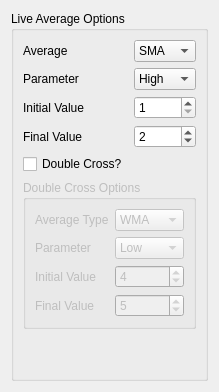
         <widget class="QWidget" name="mainAverageTab">
          <attribute name="title">
           <string>Average</string>
          </attribute>
          <layout class="QGridLayout" name="gridLayout_3">
           <item row="0" column="0">
            <widget class="QGroupBox" name="averageOptionsGroupBox">
             <property name="sizePolicy">
              <sizepolicy hsizetype="Preferred" vsizetype="Preferred">
               <horstretch>0</horstretch>
               <verstretch>0</verstretch>
              </sizepolicy>
             </property>
             <property name="title">
              <string>Live Average Options</string>
             </property>
             <layout class="QGridLayout" name="gridLayout_6">
              <item row="3" column="0">
               <widget class="QLabel" name="finalValueLabel">
                <property name="sizePolicy">
                 <sizepolicy hsizetype="Fixed" vsizetype="Preferred">
                  <horstretch>0</horstretch>
                  <verstretch>0</verstretch>
                 </sizepolicy>
                </property>
                <property name="text">
                 <string>Final Value</string>
                </property>
               </widget>
              </item>
              <item row="2" column="0">
               <widget class="QLabel" name="initialValueLabel">
                <property name="sizePolicy">
                 <sizepolicy hsizetype="Fixed" vsizetype="Preferred">
                  <horstretch>0</horstretch>
                  <verstretch>0</verstretch>
                 </sizepolicy>
                </property>
                <property name="text">
                 <string>Initial Value</string>
                </property>
               </widget>
              </item>
              <item row="1" column="0">
               <widget class="QLabel" name="parameterLabel">
                <property name="sizePolicy">
                 <sizepolicy hsizetype="Fixed" vsizetype="Preferred">
                  <horstretch>0</horstretch>
                  <verstretch>0</verstretch>
                 </sizepolicy>
                </property>
                <property name="text">
                 <string>Parameter</string>
                </property>
               </widget>
              </item>
              <item row="0" column="0">
               <widget class="QLabel" name="averageTypeLabel">
                <property name="sizePolicy">
                 <sizepolicy hsizetype="Fixed" vsizetype="Preferred">
                  <horstretch>0</horstretch>
                  <verstretch>0</verstretch>
                 </sizepolicy>
                </property>
                <property name="text">
                 <string>Average</string>
                </property>
               </widget>
              </item>
              <item row="4" column="0">
               <widget class="QCheckBox" name="doubleCrossCheckMark">
                <property name="toolTip">
                 <string>Check this if you want to use a double cross</string>
                </property>
                <property name="text">
                 <string>Double Cross?</string>
                </property>
               </widget>
              </item>
              <item row="3" column="1" colspan="2">
               <widget class="QSpinBox" name="finalValueSpinBox">
                <property name="sizePolicy">
                 <sizepolicy hsizetype="Preferred" vsizetype="Fixed">
                  <horstretch>0</horstretch>
                  <verstretch>0</verstretch>
                 </sizepolicy>
                </property>
                <property name="toolTip">
                 <string>Final value for average. For instance, SMA(1) would be 1.</string>
                </property>
                <property name="minimum">
                 <number>1</number>
                </property>
                <property name="maximum">
                 <number>500</number>
                </property>
                <property name="value">
                 <number>2</number>
                </property>
               </widget>
              </item>
              <item row="0" column="1" colspan="2">
               <widget class="QComboBox" name="averageTypeComboBox">
                <property name="sizePolicy">
                 <sizepolicy hsizetype="Preferred" vsizetype="Fixed">
                  <horstretch>0</horstretch>
                  <verstretch>0</verstretch>
                 </sizepolicy>
                </property>
                <property name="toolTip">
                 <string>Average type to use for bot trading</string>
                </property>
                <property name="duplicatesEnabled">
                 <bool>false</bool>
                </property>
                <item>
                 <property name="text">
                  <string>SMA</string>
                 </property>
                </item>
                <item>
                 <property name="text">
                  <string>EMA</string>
                 </property>
                </item>
                <item>
                 <property name="text">
                  <string>WMA</string>
                 </property>
                </item>
               </widget>
              </item>
              <item row="2" column="1" colspan="2">
               <widget class="QSpinBox" name="initialValueSpinBox">
                <property name="sizePolicy">
                 <sizepolicy hsizetype="Preferred" vsizetype="Fixed">
                  <horstretch>0</horstretch>
                  <verstretch>0</verstretch>
                 </sizepolicy>
                </property>
                <property name="toolTip">
                 <string>Initial value for average. For instance, SMA(1) would be 1.</string>
                </property>
                <property name="minimum">
                 <number>1</number>
                </property>
                <property name="maximum">
                 <number>500</number>
                </property>
               </widget>
              </item>
              <item row="1" column="1" colspan="2">
               <widget class="QComboBox" name="parameterComboBox">
                <property name="sizePolicy">
                 <sizepolicy hsizetype="Preferred" vsizetype="Fixed">
                  <horstretch>0</horstretch>
                  <verstretch>0</verstretch>
                 </sizepolicy>
                </property>
                <property name="toolTip">
                 <string>Parameter to use for bot trading</string>
                </property>
                <item>
                 <property name="text">
                  <string>High</string>
                 </property>
                </item>
                <item>
                 <property name="text">
                  <string>Low</string>
                 </property>
                </item>
                <item>
                 <property name="text">
                  <string>Open</string>
                 </property>
                </item>
                <item>
                 <property name="text">
                  <string>Close</string>
                 </property>
                </item>
               </widget>
              </item>
              <item row="5" column="0" colspan="3">
               <widget class="QGroupBox" name="doubleCrossGroupBox">
                <property name="enabled">
                 <bool>false</bool>
                </property>
                <property name="sizePolicy">
                 <sizepolicy hsizetype="Preferred" vsizetype="Fixed">
                  <horstretch>0</horstretch>
                  <verstretch>0</verstretch>
                 </sizepolicy>
                </property>
                <property name="title">
                 <string>Double Cross Options</string>
                </property>
                <layout class="QGridLayout" name="gridLayout_7">
                 <item row="1" column="0">
                  <widget class="QLabel" name="doubleParameterLabel">
                   <property name="text">
                    <string>Parameter</string>
                   </property>
                  </widget>
                 </item>
                 <item row="0" column="1" colspan="2">
                  <widget class="QComboBox" name="doubleAverageComboBox">
                   <property name="sizePolicy">
                    <sizepolicy hsizetype="Preferred" vsizetype="Fixed">
                     <horstretch>0</horstretch>
                     <verstretch>0</verstretch>
                    </sizepolicy>
                   </property>
                   <item>
                    <property name="text">
                     <string>WMA</string>
                    </property>
                   </item>
                   <item>
                    <property name="text">
                     <string>SMA</string>
                    </property>
                   </item>
                   <item>
                    <property name="text">
                     <string>EMA</string>
                    </property>
                   </item>
                  </widget>
                 </item>
                 <item row="1" column="1" colspan="2">
                  <widget class="QComboBox" name="doubleParameterComboBox">
                   <property name="sizePolicy">
                    <sizepolicy hsizetype="Preferred" vsizetype="Fixed">
                     <horstretch>0</horstretch>
                     <verstretch>0</verstretch>
                    </sizepolicy>
                   </property>
                   <item>
                    <property name="text">
                     <string>Low</string>
                    </property>
                   </item>
                   <item>
                    <property name="text">
                     <string>High</string>
                    </property>
                   </item>
                   <item>
                    <property name="text">
                     <string>Open</string>
                    </property>
                   </item>
                   <item>
                    <property name="text">
                     <string>Close</string>
                    </property>
                   </item>
                  </widget>
                 </item>
                 <item row="4" column="0">
                  <widget class="QLabel" name="doubleFinalValueLabel">
                   <property name="text">
                    <string>Final Value</string>
                   </property>
                  </widget>
                 </item>
                 <item row="0" column="0">
                  <widget class="QLabel" name="averageTypeDoubleLabel">
                   <property name="text">
                    <string>Average Type</string>
                   </property>
                  </widget>
                 </item>
                 <item row="2" column="0">
                  <widget class="QLabel" name="doubleInitialValueLabel">
                   <property name="text">
                    <string>Initial Value</string>
                   </property>
                  </widget>
                 </item>
                 <item row="4" column="1" colspan="2">
                  <widget class="QSpinBox" name="doubleFinalValueSpinBox">
                   <property name="sizePolicy">
                    <sizepolicy hsizetype="Preferred" vsizetype="Fixed">
                     <horstretch>0</horstretch>
                     <verstretch>0</verstretch>
                    </sizepolicy>
                   </property>
                   <property name="minimum">
                    <number>1</number>
                   </property>
                   <property name="maximum">
                    <number>500</number>
                   </property>
                   <property name="value">
                    <number>5</number>
                   </property>
                  </widget>
                 </item>
                 <item row="2" column="1" colspan="2">
                  <widget class="QSpinBox" name="doubleInitialValueSpinBox">
                   <property name="sizePolicy">
                    <sizepolicy hsizetype="Preferred" vsizetype="Fixed">
                     <horstretch>0</horstretch>
                     <verstretch>0</verstretch>
                    </sizepolicy>
                   </property>
                   <property name="minimum">
                    <number>1</number>
                   </property>
                   <property name="maximum">
                    <number>500</number>
                   </property>
                   <property name="value">
                    <number>4</number>
                   </property>
                  </widget>
                 </item>
                </layout>
               </widget>
              </item>
              <item row="6" column="0">
               <spacer name="verticalSpacer_4">
                <property name="orientation">
                 <enum>Qt::Vertical</enum>
                </property>
                <property name="sizeHint" stdset="0">
                 <size>
                  <width>20</width>
                  <height>40</height>
                 </size>
                </property>
               </spacer>
              </item>
             </layout>
            </widget>
           </item>
          </layout>
         </widget>
